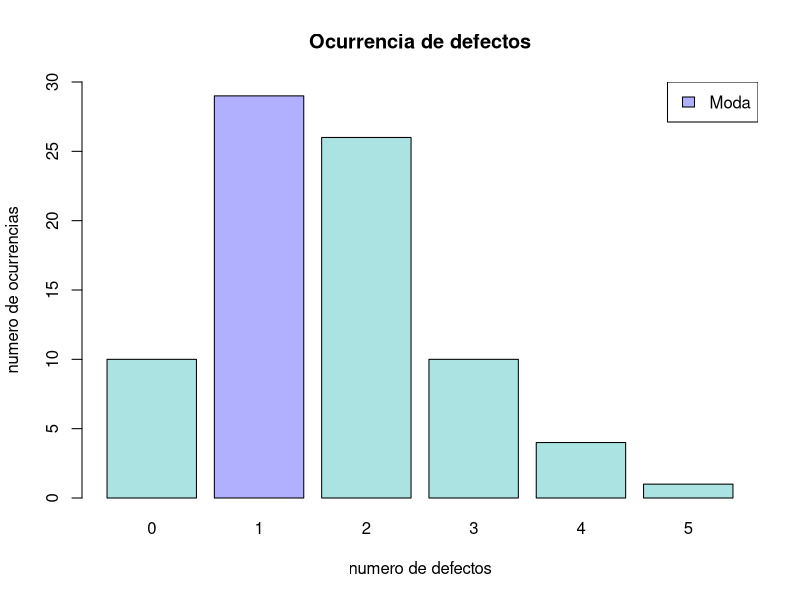
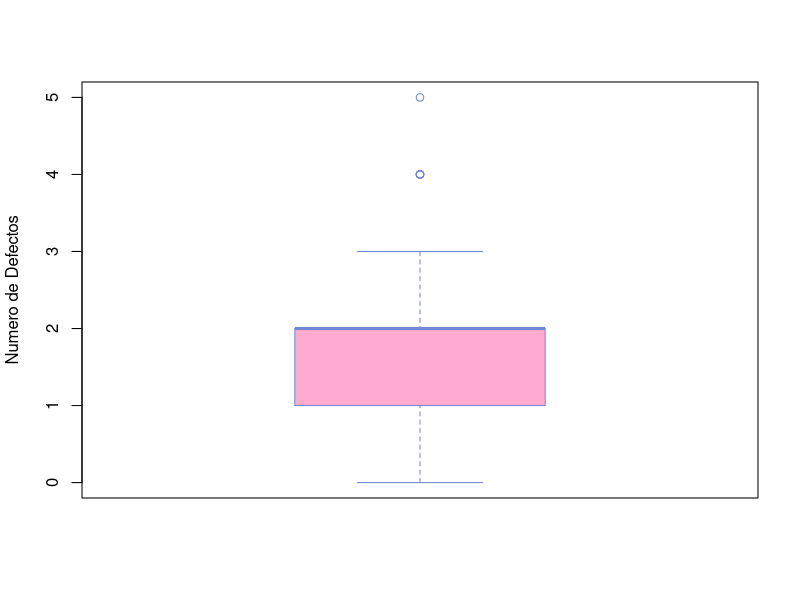
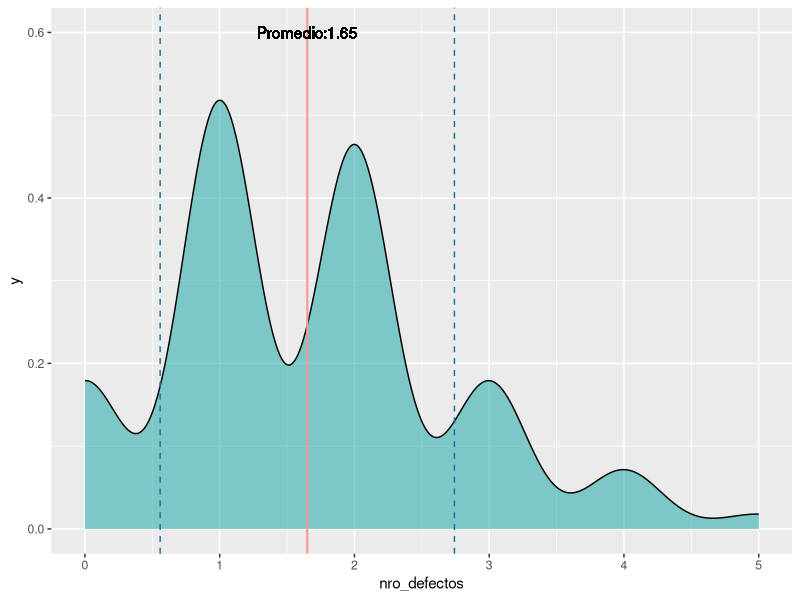

These charts were generated, in order, by the following R code:
# ACTIVIDAD 2 
# Reconsidere el problema 2, Material 1 (pág. 6)
#“En una empresa distribuidora de placas de madera de gran tamaño de uso para la
# industria de la construcción, se preparan lotes de 80 unidades para sus clientes. 
# La empresa tiene un sistema láser que detecta defectos de cada placa y lleva 
# un registro del número de defectos de todas las placas de cada lote. 

# Uno de los clientes es estricto en relación al número total de defectos (poros, rayaduras, etc.)
# presentes en la superficie de las placas y exige que el número promedio de defectos
# por placa en cada lote sea menor a 1,2 unidades. Al momento de recibir el pedido
# por parte de este cliente, en la distribuidora cuentan con un lote ya preparado 
# y desean saber si pueden enviárselo o no” 

# a) ¿Son aptas las maderas para el envío? 
# b) Formalicen el planteo del problema (Definan población, variable, parámetro de interés, objetivo).
# c) Analicen los datos e informe sus conclusiones. Indique si estas son preliminares o definitivas.
# d) Completen el informe con al menos dos gráficos y el cálculo e interpretación de dos medidas de localización y dos de dispersión.
# e) ¿Qué otra información sería útil recabar de cada placa del lote? ¿Con qué objetivo? Comenten brevemente.


########## Importacion del dataset ##########

install.packages("readxl")
install.packages("ggplot2")
install.packages("dplyr")

library(readxl)
library(ggplot2)
library(dplyr)

Trabajo_práctico1_datos = read.delim("./ejercicio2.csv", header=TRUE, sep=",")

# renombro para facilidad del acceso
colnames(Trabajo_práctico1_datos)[1] = "nro_placa"
colnames(Trabajo_práctico1_datos)[2] = "nro_defectos"

data2 <- Trabajo_práctico1_datos

######### Ejercicio a ##########

promedio_defectos = mean(data2$nro_defectos)

if (promedio_defectos > 1.2) {
  print("El lote no cumple con la exigencia del cliente")
} else {
  print("El lote cumple con la exigencia del cliente")
}


######### Ejercicio b ##########

# La poblacion para este problema consiste en todas las placas de madera que distribuye dicha empresa.
# Las placas son de un tamaño especifico utilizadas en la industria de la construcción.

# La variable de estudio es la cantidad de defectos (provocados por rayuduras, poros, etc.) que posee cada placa del lote.
# Es una variable cuantitativa discreta de razon, ya que el '0' indica la ausencia de defectos.

# El parametro de interes en este caso es el promedio de defectos detectados en las placas en lotes de 80 placas.

# El objetivo del problema es determinar si un lote de 80 placas de madera es adecuado para ser enviado a un cliente 
# que exige que la cantidad promedio de defectos por placa en el lote sea menor a 1.2 unidades.


######### Ejercicio c ##########
grp = as.data.frame(data2 %>%
                    count(`nro_defectos`))

# Este dataframe indica que si bien muchas de las tablas tiene solo un error
# Muchas otras tienen dos o mas errores,lo que desbalancea el promedio general 
# tendiendo a un valor mayor a 1,2 unidades.

# Por lo que este lote de 80 placas especifico no cumple con el requerimiento del cliente. 
# Este analisis es particular para dicho lote. No significa que todos los lotes distribuidos
# posean dicha cantidad promedio de defectos. Por lo tanto es una analisis preliminar.


######### Ejercicio d ##########

## Calculo y grafico de medida de localizacion: La moda
mode <- as.numeric(grp[which.max(grp$n), "nro_defectos"])

colores <- ifelse(seq_along(grp$nro_defectos) == mode+1, "#B1AFFF" , "#AAE3E2")

barplot(height=grp$n,
        names.arg = grp$nro_defectos,
        col=colores,
        main='Ocurrencia de defectos',
        ylab='numero de ocurrencias',
        xlab='numero de defectos',
        ylim=c(0,30),
)
legend("topright", "Moda", fill = "#B1AFFF")


## Calculo y grafico de medidas de localizacion: Boxplot

boxplot(data2$nro_defectos,
        col = "#FFAACF",
        border = "#7286D3",
        ylab="Numero de Defectos")

# Notar la mediana es 2, y que a pesar de que 1 es la moda, solo el 25% de las tablas tiene hasta solo un defecto.


## Calculo y grafico de medida de dispersion: Desviacion Estandar

deviacion_standar = sd(data2$nro_defectos)

data2 %>%
  ggplot( aes(x=`nro_defectos`)) +
  geom_density(fill="#11a3a2",
               color="black",
               alpha=0.5) +
  geom_vline(xintercept=promedio_defectos, size=0.7, color="#FF9494") +
  geom_text(aes(x= promedio_defectos, label=paste0("Promedio:", mean(data2$nro_defectos)), y=0.6))+
  geom_vline(xintercept=promedio_defectos+deviacion_standar, size=0.5,linetype="dashed" , color="#1572A1")+
  geom_vline(xintercept=promedio_defectos-deviacion_standar , size=0.5, linetype="dashed", color="#1572A1")


## Calculo de medida de dispercion: Coeficiente de variacion

coeficiente_variacion <- deviacion_standar / promedio_defectos * 100
print(paste("coeficiente de variacion: ", coeficiente_variacion))

# Esto valor significa que el conjunto de datos tiene una variabilidad relativamente alta en comparación con su media.
# Ya que el valor de la desviación estándar es aproximadamente el 66.18% del valor de la media.
# Esto indica que hay una gran dispersión de los datos.


######### Ejercicio e ##########

# Seria de utilidad que en el dataset se recolectaran el tipo de defectos que posee cada tabla.
# Ya que de desta manera se podria estudiar cuales son los tipos de fallas mas usuales y con que frecuencia ocurren.
# Poder medir el tipo de defecto podria ayudar a que el fabricante pueda enforcarse en evitar los
# defectos mas usuales o mas preocupantes para mejorar la calidad de sus productos.


